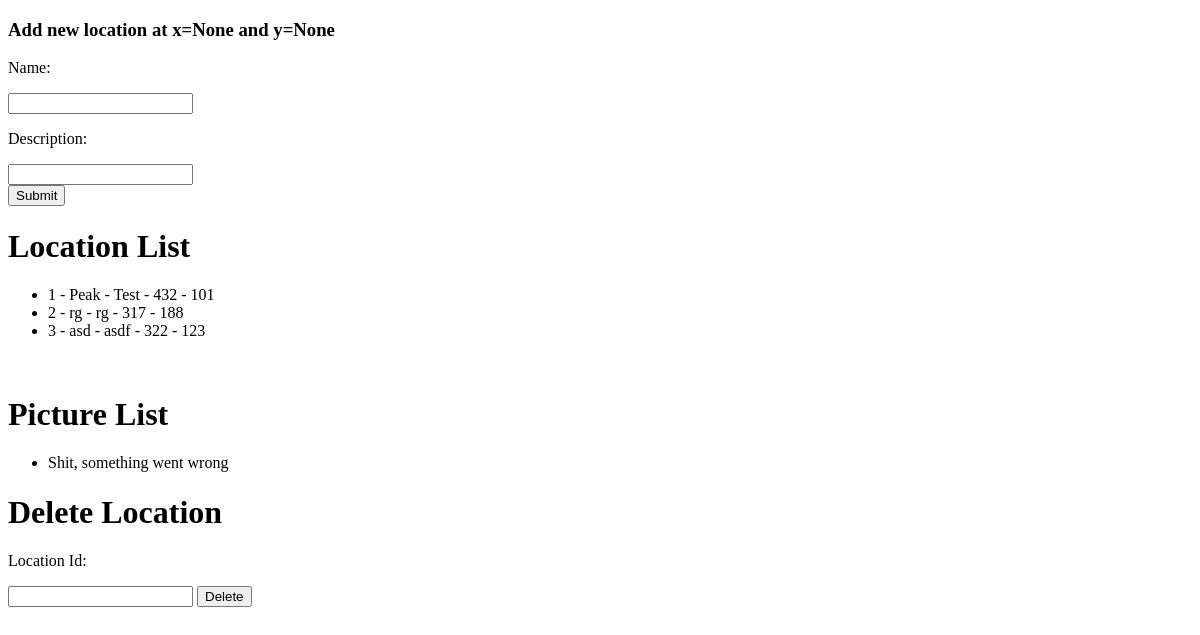
The app's page /AddLocation, older data.
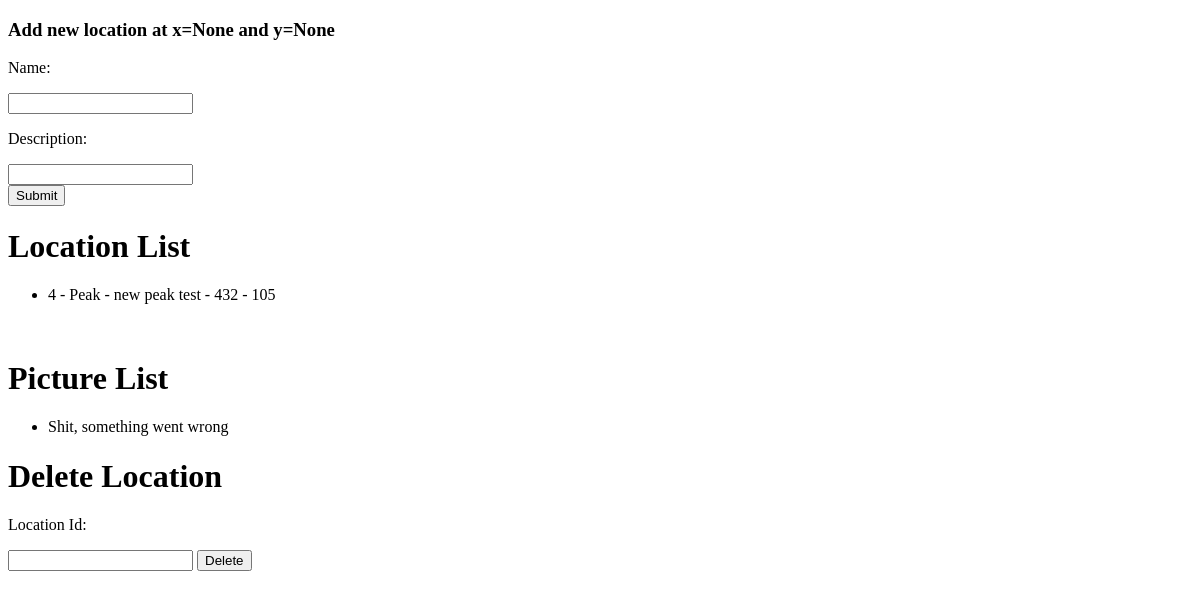
The same page, newer data.
### tables this page shows
CREATE TABLE locations
(
    [location_id] integer PRIMARY KEY AUTOINCREMENT,
    [location_name] text NOT NULL,
    [location_description] text NOT NULL,
    [location_x] text NOT NULL,
    [location_y] text NOT NULL
);

### main.py (the view)
@app.route('/AddLocation')
def addLocation():
    global x, y
    x = request.args.get('x')
    y = request.args.get('y')
    db = connect_db()
    cur = db.execute("select * from locations")
    entries = [dict(location_id=row[0], location_name=row[1], location_description=row[2], location_x=row[3], location_y=row[4]) for row in cur.fetchall()]
    cur = db.execute("select * from pictures")
    pictures = [dict(location_id=row[0], file_location=row[1]) for row in cur.fetchall()]
    db.close()
    return render_template('AddLocation.html', entries=entries, pictures=pictures, x=x, y=y)

### main.py (called while the page is built)
def connect_db():
    return sqlite3.connect(DATABASE)

### templates/AddLocation.html (shortened to what this page needs)
<!DOCTYPE html>
<html lang="en">
<head>
</head>
<body>
    <form action="/LocationAdded" method="get">
        <h3>Add new location at x={{ x }} and y={{ y }}</h3>
        <p>Name:</p><input type="text" name="location_name">
        <br/>
        <p>Description:</p><input type="text" name="location_description">
        <br/>
        <input type="submit" value="Submit"/>
    </form>
    <h1>Location List</h1>
    <ul>
        {% for entry in entries %}
        <li>
            {{ entry.location_id }} - {{ entry.location_name }} - {{ entry.location_description }} - {{ entry.location_x }} - {{ entry.location_y }}
        </li>
        {% else %}
        <li>Shit, something went wrong</li>
        {% endfor %}
    </ul>
    <br/>
    <h1>Picture List</h1>
    <ul>
        {% for pic in pictures %}
        <li>
            {{ pic.location_id }} - {{ pic.file_location }}
        </li>
        {% else %}
        <li>Shit, something went wrong</li>
        {% endfor %}
    </ul>
    <form action="/DeleteLocation">
        <h1>Delete Location</h1>
        <p>Location Id:</p><input type="number" name="location_id"/>
        <input type="submit" value="Delete">
    </form>
</body>
</html>

Row changes from the older to the newer data that the page shows:
removed locations: location_id "1", location_name "Peak", location_description "Test", location_x "432", location_y "101"
removed locations: location_id "2", location_name "rg", location_description "rg", location_x "317", location_y "188"
removed locations: location_id "3", location_name "asd", location_description "asdf", location_x "322", location_y "123"
added locations: location_id "4", location_name "Peak", location_description "new peak test", location_x "432", location_y "105"
